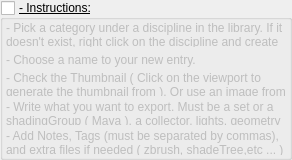
                  <widget class="QGroupBox" name="groupBox_sgInstructionsAdd">
                   <property name="minimumSize">
                    <size>
                     <width>0</width>
                     <height>160</height>
                    </size>
                   </property>
                   <property name="maximumSize">
                    <size>
                     <width>16777215</width>
                     <height>160</height>
                    </size>
                   </property>
                   <property name="font">
                    <font>
                     <pointsize>9</pointsize>
                     <bold>false</bold>
                     <underline>true</underline>
                    </font>
                   </property>
                   <property name="title">
                    <string>- Instructions:</string>
                   </property>
                   <property name="checkable">
                    <bool>true</bool>
                   </property>
                   <property name="checked">
                    <bool>false</bool>
                   </property>
                   <layout class="QVBoxLayout" name="verticalLayout_10">
                    <property name="leftMargin">
                     <number>3</number>
                    </property>
                    <property name="topMargin">
                     <number>3</number>
                    </property>
                    <property name="rightMargin">
                     <number>3</number>
                    </property>
                    <property name="bottomMargin">
                     <number>3</number>
                    </property>
                    <item>
                     <widget class="QLabel" name="label_sgInstructionsAdd_line01">
                      <property name="font">
                       <font>
                        <pointsize>9</pointsize>
                        <bold>false</bold>
                        <underline>false</underline>
                       </font>
                      </property>
                      <property name="text">
                       <string>- Pick a category under a discipline in the library. If it doesn't exist, right click on the discipline and create a new category </string>
                      </property>
                      <property name="wordWrap">
                       <bool>true</bool>
                      </property>
                     </widget>
                    </item>
                    <item>
                     <widget class="QLabel" name="label_sgInstructionsAdd_line02">
                      <property name="font">
                       <font>
                        <pointsize>9</pointsize>
                        <bold>false</bold>
                        <underline>false</underline>
                       </font>
                      </property>
                      <property name="text">
                       <string>- Choose a name to your new entry. </string>
                      </property>
                      <property name="wordWrap">
                       <bool>true</bool>
                      </property>
                     </widget>
                    </item>
                    <item>
                     <widget class="QLabel" name="label_sgInstructionsAdd_line03">
                      <property name="font">
                       <font>
                        <pointsize>9</pointsize>
                        <bold>false</bold>
                        <underline>false</underline>
                       </font>
                      </property>
                      <property name="text">
                       <string>- Check the Thumbnail ( Click on the viewport to generate the thumbnail from ). Or use an image from disc.</string>
                      </property>
                      <property name="wordWrap">
                       <bool>true</bool>
                      </property>
                     </widget>
                    </item>
                    <item>
                     <widget class="QLabel" name="label_sgInstructionsAdd_line04">
                      <property name="font">
                       <font>
                        <pointsize>9</pointsize>
                        <bold>false</bold>
                        <underline>false</underline>
                       </font>
                      </property>
                      <property name="text">
                       <string>- Write what you want to export. Must be a set or a shadingGroup ( Maya ), a collector, lights, geometry node (Houdini), a GafferThree (Katana)</string>
                      </property>
                      <property name="wordWrap">
                       <bool>true</bool>
                      </property>
                     </widget>
                    </item>
                    <item>
                     <widget class="QLabel" name="label_sgInstructionsAdd_line05">
                      <property name="font">
                       <font>
                        <pointsize>9</pointsize>
                        <bold>false</bold>
                        <underline>false</underline>
                       </font>
                      </property>
                      <property name="text">
                       <string>- Add Notes, Tags (must be separated by commas), and extra files if needed ( zbrush, shadeTree,etc ... )</string>
                      </property>
                      <property name="wordWrap">
                       <bool>true</bool>
                      </property>
                     </widget>
                    </item>
                   </layout>
                  </widget>
